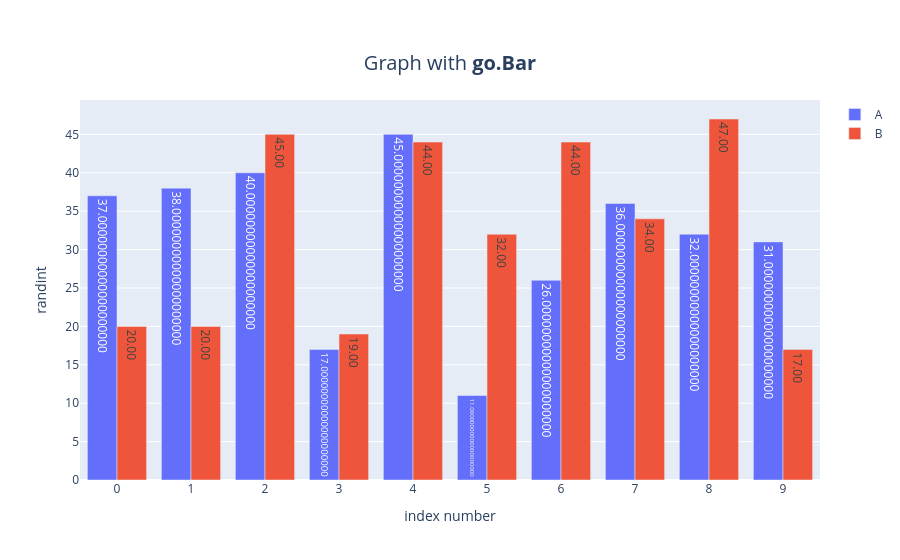

Here is the notebook cell this chart was saved with:
### Code cell
import pandas as pd
import numpy as np
import plotly.graph_objects as go

df= pd.DataFrame({
    "A": np.random.randint(10,50, size=10),  # 디폴트 값: 0-9 사이의 정수를 난수형태로 생성 #생성범위 설정 가능 #size: 갯수
    "B": np.random.randint(10,50, size=10),
})

fig = go.Figure()

fig.add_trace(
    go.Bar(
        x=df.index, y=df["A"], name="A", text=df["A"], textposition="auto", texttemplate="%{y:.32f}"  # 소숫점 2번째 자리까지만 표기
    )
)
fig.add_trace(
    go.Bar(
        x=df.index, y=df["B"], name="B", text=df["B"], textposition="auto",texttemplate="%{y:.2f}"
    )
)

fig .update_layout(
    {
        "title":{
            "text":"Graph with <b>go.Bar</b>",  #<b></b> : 볼드처리
            "x": 0.5, 
            "y": 0.9,
            "font": {
                "size":20
            }
        },
        "showlegend" : True,
        "xaxis": {
            "title": "index number",
            "showticklabels" :True,
            "dtick": 1
        },
        "yaxis" :{
            "title": "randint"
        },
        "autosize"  :True #반응형 그래프 : 화면에 따라 너비나 높이를 자동으로 줄이거나 늘림
    }    
)

fig.show()

### Figure 1 — Plotly figure (JSON) as saved in the notebook; plotly's stock layout.template omitted (floating-point values rounded to 4 significant figures)
{"data": [{"name": "A", "text": [37, 38, 40, 17, 45, 11, 26, 36, 32, 31], "textposition": "auto", "texttemplate": "%{y:.32f}", "type": "bar", "x": [0, 1, 2, 3, 4, 5, 6, 7, 8, 9], "y": [37, 38, 40, 17, 45, 11, 26, 36, 32, 31]}, {"name": "B", "text": [20, 20, 45, 19, 44, 32, 44, 34, 47, 17], "textposition": "auto", "texttemplate": "%{y:.2f}", "type": "bar", "x": [0, 1, 2, 3, 4, 5, 6, 7, 8, 9], "y": [20, 20, 45, 19, 44, 32, 44, 34, 47, 17]}], "layout": {"autosize": true, "showlegend": true, "title": {"font": {"size": 20}, "text": "Graph with <b>go.Bar</b>", "x": 0.5, "y": 0.9}, "xaxis": {"dtick": 1, "showticklabels": true, "title": {"text": "index number"}}, "yaxis": {"title": {"text": "randint"}}}}
